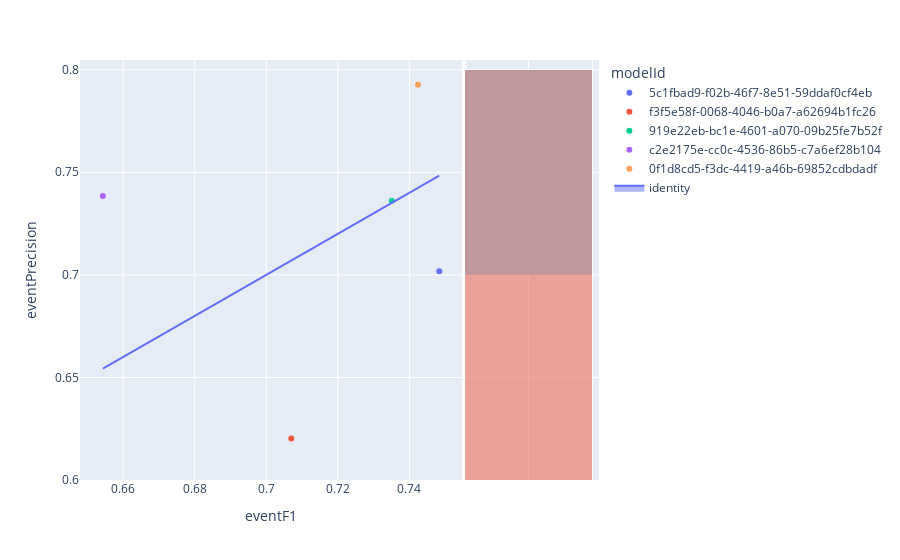

Notebook cell for this chart:
### Code cell
fig=px.scatter(experimentModels_N2,x='eventF1',y='eventPrecision',color='modelId',hover_name='modelId', marginal_y="histogram")
fig.add_trace(
    go.Scatter(x=experimentModels_N2['eventF1'], y=experimentModels_N2['eventF1'], name="identity", mode='lines',fill="toself")
)
fig.show()

### Figure 1 — Plotly figure (JSON) as saved in the notebook; plotly's stock layout.template omitted (floating-point values rounded to 4 significant figures)
{"data": [{"hovertemplate": "<b>%{hovertext}</b><br><br>modelId=5c1fbad9-f02b-46f7-8e51-59ddaf0cf4eb<br>eventF1=%{x}<br>eventPrecision=%{y}<extra></extra>", "hovertext": ["5c1fbad9-f02b-46f7-8e51-59ddaf0cf4eb"], "legendgroup": "5c1fbad9-f02b-46f7-8e51-59ddaf0cf4eb", "marker": {"color": "#636efa", "symbol": "circle"}, "mode": "markers", "name": "5c1fbad9-f02b-46f7-8e51-59ddaf0cf4eb", "orientation": "v", "showlegend": true, "type": "scatter", "x": [0.7484], "xaxis": "x", "y": [0.7017], "yaxis": "y"}, {"alignmentgroup": "True", "bingroup": "y", "hovertemplate": "modelId=5c1fbad9-f02b-46f7-8e51-59ddaf0cf4eb<br>eventPrecision=%{y}<br>count=%{x}<extra></extra>", "legendgroup": "5c1fbad9-f02b-46f7-8e51-59ddaf0cf4eb", "marker": {"color": "#636efa"}, "name": "5c1fbad9-f02b-46f7-8e51-59ddaf0cf4eb", "offsetgroup": "5c1fbad9-f02b-46f7-8e51-59ddaf0cf4eb", "opacity": 0.5, "showlegend": false, "type": "histogram", "xaxis": "x2", "y": [0.7017], "yaxis": "y2"}, {"hovertemplate": "<b>%{hovertext}</b><br><br>modelId=f3f5e58f-0068-4046-b0a7-a62694b1fc26<br>eventF1=%{x}<br>eventPrecision=%{y}<extra></extra>", "hovertext": ["f3f5e58f-0068-4046-b0a7-a62694b1fc26"], "legendgroup": "f3f5e58f-0068-4046-b0a7-a62694b1fc26", "marker": {"color": "#EF553B", "symbol": "circle"}, "mode": "markers", "name": "f3f5e58f-0068-4046-b0a7-a62694b1fc26", "orientation": "v", "showlegend": true, "type": "scatter", "x": [0.707], "xaxis": "x", "y": [0.6202], "yaxis": "y"}, {"alignmentgroup": "True", "bingroup": "y", "hovertemplate": "modelId=f3f5e58f-0068-4046-b0a7-a62694b1fc26<br>eventPrecision=%{y}<br>count=%{x}<extra></extra>", "legendgroup": "f3f5e58f-0068-4046-b0a7-a62694b1fc26", "marker": {"color": "#EF553B"}, "name": "f3f5e58f-0068-4046-b0a7-a62694b1fc26", "offsetgroup": "f3f5e58f-0068-4046-b0a7-a62694b1fc26", "opacity": 0.5, "showlegend": false, "type": "histogram", "xaxis": "x2", "y": [0.6202], "yaxis": "y2"}, {"hovertemplate": "<b>%{hovertext}</b><br><br>modelId=919e22eb-bc1e-4601-a070-09b25fe7b52f<br>eventF1=%{x}<br>eventPrecision=%{y}<extra></extra>", "hovertext": ["919e22eb-bc1e-4601-a070-09b25fe7b52f"], "legendgroup": "919e22eb-bc1e-4601-a070-09b25fe7b52f", "marker": {"color": "#00cc96", "symbol": "circle"}, "mode": "markers", "name": "919e22eb-bc1e-4601-a070-09b25fe7b52f", "orientation": "v", "showlegend": true, "type": "scatter", "x": [0.7351], "xaxis": "x", "y": [0.7362], "yaxis": "y"}, {"alignmentgroup": "True", "bingroup": "y", "hovertemplate": "modelId=919e22eb-bc1e-4601-a070-09b25fe7b52f<br>eventPrecision=%{y}<br>count=%{x}<extra></extra>", "legendgroup": "919e22eb-bc1e-4601-a070-09b25fe7b52f", "marker": {"color": "#00cc96"}, "name": "919e22eb-bc1e-4601-a070-09b25fe7b52f", "offsetgroup": "919e22eb-bc1e-4601-a070-09b25fe7b52f", "opacity": 0.5, "showlegend": false, "type": "histogram", "xaxis": "x2", "y": [0.7362], "yaxis": "y2"}, {"hovertemplate": "<b>%{hovertext}</b><br><br>modelId=c2e2175e-cc0c-4536-86b5-c7a6ef28b104<br>eventF1=%{x}<br>eventPrecision=%{y}<extra></extra>", "hovertext": ["c2e2175e-cc0c-4536-86b5-c7a6ef28b104"], "legendgroup": "c2e2175e-cc0c-4536-86b5-c7a6ef28b104", "marker": {"color": "#ab63fa", "symbol": "circle"}, "mode": "markers", "name": "c2e2175e-cc0c-4536-86b5-c7a6ef28b104", "orientation": "v", "showlegend": true, "type": "scatter", "x": [0.6543], "xaxis": "x", "y": [0.7384], "yaxis": "y"}, {"alignmentgroup": "True", "bingroup": "y", "hovertemplate": "modelId=c2e2175e-cc0c-4536-86b5-c7a6ef28b104<br>eventPrecision=%{y}<br>count=%{x}<extra></extra>", "legendgroup": "c2e2175e-cc0c-4536-86b5-c7a6ef28b104", "marker": {"color": "#ab63fa"}, "name": "c2e2175e-cc0c-4536-86b5-c7a6ef28b104", "offsetgroup": "c2e2175e-cc0c-4536-86b5-c7a6ef28b104", "opacity": 0.5, "showlegend": false, "type": "histogram", "xaxis": "x2", "y": [0.7384], "yaxis": "y2"}, {"hovertemplate": "<b>%{hovertext}</b><br><br>modelId=0f1d8cd5-f3dc-4419-a46b-69852cdbdadf<br>eventF1=%{x}<br>eventPrecision=%{y}<extra></extra>", "hovertext": ["0f1d8cd5-f3dc-4419-a46b-69852cdbdadf"], "legendgroup": "0f1d8cd5-f3dc-4419-a46b-69852cdbdadf", "marker": {"color": "#FFA15A", "symbol": "circle"}, "mode": "markers", "name": "0f1d8cd5-f3dc-4419-a46b-69852cdbdadf", "orientation": "v", "showlegend": true, "type": "scatter", "x": [0.7424], "xaxis": "x", "y": [0.7927], "yaxis": "y"}, {"alignmentgroup": "True", "bingroup": "y", "hovertemplate": "modelId=0f1d8cd5-f3dc-4419-a46b-69852cdbdadf<br>eventPrecision=%{y}<br>count=%{x}<extra></extra>", "legendgroup": "0f1d8cd5-f3dc-4419-a46b-69852cdbdadf", "marker": {"color": "#FFA15A"}, "name": "0f1d8cd5-f3dc-4419-a46b-69852cdbdadf", "offsetgroup": "0f1d8cd5-f3dc-4419-a46b-69852cdbdadf", "opacity": 0.5, "showlegend": false, "type": "histogram", "xaxis": "x2", "y": [0.7927], "yaxis": "y2"}, {"fill": "toself", "mode": "lines", "name": "identity", "type": "scatter", "x": [0.7484, 0.707, 0.7351, 0.6543, 0.7424], "y": [0.7484, 0.707, 0.7351, 0.6543, 0.7424]}], "layout": {"barmode": "overlay", "legend": {"title": {"text": "modelId"}, "tracegroupgap": 0}, "margin": {"t": 60}, "xaxis": {"anchor": "y", "domain": [0, 0.7363], "title": {"text": "eventF1"}}, "xaxis2": {"anchor": "y2", "domain": [0.7413, 1], "matches": "x2", "showgrid": true, "showline": false, "showticklabels": false, "ticks": ""}, "yaxis": {"anchor": "x", "domain": [0, 1], "title": {"text": "eventPrecision"}}, "yaxis2": {"anchor": "x2", "domain": [0, 1], "matches": "y", "showgrid": true, "showticklabels": false}}}
